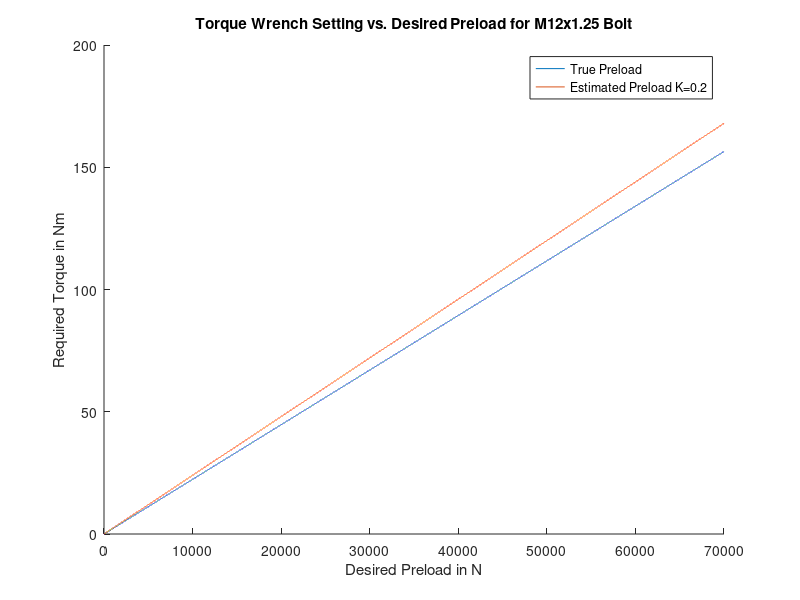

MATLAB code for this plot:
%refer to Shingley's Mechanical Engineering Design to Fill in Blanks
clc
clear all
close all

%Some Starting Values
u_AVG = 0.15;%an average mu

%Desired Bolt Preload 
P_pre = 34000;%Newtons - for now we estimate 

%Geometric Parameters 
d = 12;%nominal bolt diameter in mm                                             CHANGE ME
d_major = 11.97; %mm                                                             CHANGE ME
d_minor = 10.619; %mm                                                            CHANGE ME
d_m = 0.5*(d_major+d_minor);%average of the major and minor diameters mm        
mu = u_AVG;%friction of threads                                                 (can change but don't need to)
mu_c = u_AVG;%friction with the face                                            (can change but don't need to)
alpha_deg = 30;%half the thread angle deg                                       (shouldn't need to change)
N = 1.25;%number of threads per mm                                              CHANGE ME

%Calculated Parameters
alpha = alpha_deg*pi/180; %convert to rads
thread_pitch = 1/N; %1/N
tan_psi = thread_pitch/(pi*d_m); %thread pitch over pi * dm

fprintf('K Nut Factor (unitless):\n')
K = d_m / (2*d) * ( ( tan_psi + mu*sec(alpha) ) / ( 1 - mu*tan_psi*sec(alpha) ) ) +  0.625 * mu_c
fprintf('T Torque Wrench Setting (N m):\n')
T = K * P_pre * d / 1000 %with default this works out to like 75Nm
T_est = 0.2 * P_pre * d / 1000 %with the approximation

%verification done for M12x1.25mm @ 90Nm is 34kN of force

%% This second section does some plotting for us
%%ASSUMING THE M12x1.25 we had earlier...
clear all

%Some Starting Values
u_AVG = 0.15;%an average mu

%Geometric Parameters 
d = 12;%nominal bolt diameter in mm                                             CHANGE ME
d_major = 11.97; %mm                                                             CHANGE ME
d_minor = 10.619; %mm                                                            CHANGE ME
d_m = 0.5*(d_major+d_minor);%average of the major and minor diameters mm        
mu = u_AVG;%friction of threads                                                 (can change but don't need to)
mu_c = u_AVG;%friction with the face                                            (can change but don't need to)
alpha_deg = 30;%half the thread angle deg                                       (shouldn't need to change)
N = 1.25;%number of threads per mm                                              CHANGE ME

%Calculated Parameters
alpha = alpha_deg*pi/180; %convert to rads
thread_pitch = 1/N; %1/N
tan_psi = thread_pitch/(pi*d_m); %thread pitch over pi * dm

P_pres = [0:1:70000];
Ts = [];
Ts_est = [];
for P_pre = P_pres
   K = d_m / (2*d) * ( ( tan_psi + mu*sec(alpha) ) / ( 1 - mu*tan_psi*sec(alpha) ) ) +  0.625 * mu_c; 
   T = K * P_pre * d / 1000;
   T_est = 0.2 * P_pre * d / 1000;
   Ts = [Ts, T];
   Ts_est = [Ts_est, T_est];
end

figure;
hold on
plot(P_pres, Ts);
plot(P_pres, Ts_est);
hold off
legend('True Preload', 'Estimated Preload K=0.2');
xlabel('Desired Preload in N')
ylabel('Required Torque in Nm')
title('Torque Wrench Setting vs. Desired Preload for M12x1.25 Bolt')



